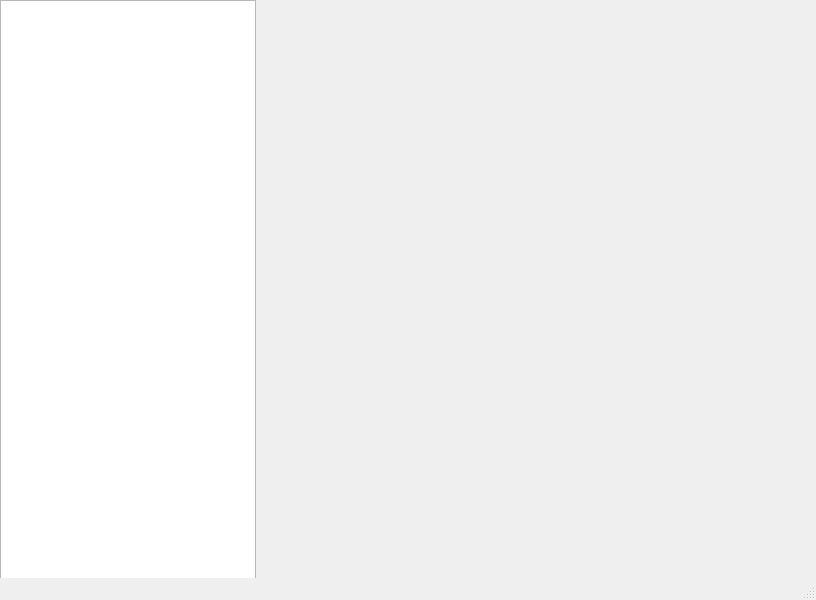
<?xml version="1.0" encoding="UTF-8"?>
<ui version="4.0">
 <class>MainWindow</class>
 <widget class="QMainWindow" name="MainWindow">
  <property name="geometry">
   <rect>
    <x>0</x>
    <y>0</y>
    <width>816</width>
    <height>600</height>
   </rect>
  </property>
  <property name="windowTitle">
   <string>MainWindow</string>
  </property>
  <widget class="QWidget" name="centralwidget">
   <widget class="QListWidget" name="listWidget">
    <property name="geometry">
     <rect>
      <x>0</x>
      <y>0</y>
      <width>256</width>
      <height>581</height>
     </rect>
    </property>
   </widget>
  </widget>
  <widget class="QMenuBar" name="menubar">
   <property name="geometry">
    <rect>
     <x>0</x>
     <y>0</y>
     <width>816</width>
     <height>25</height>
    </rect>
   </property>
  </widget>
  <widget class="QStatusBar" name="statusbar"/>
 </widget>
 <resources/>
 <connections/>
</ui>
